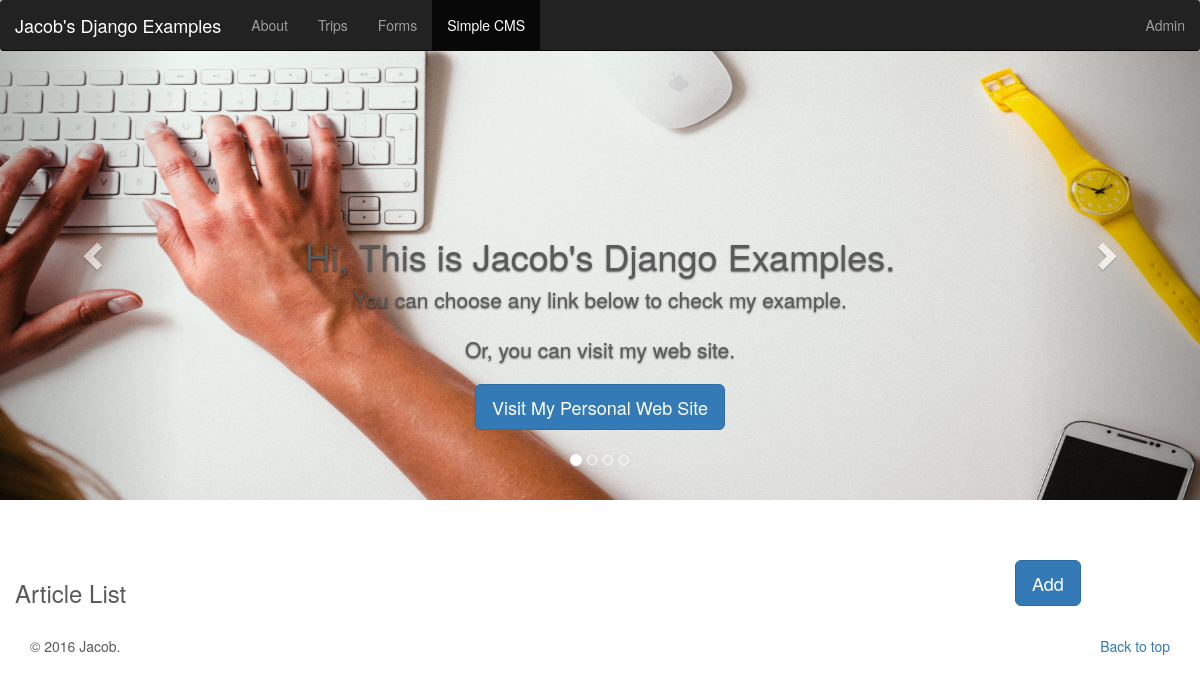
Page /Simple_CMS/ on the earlier database version.
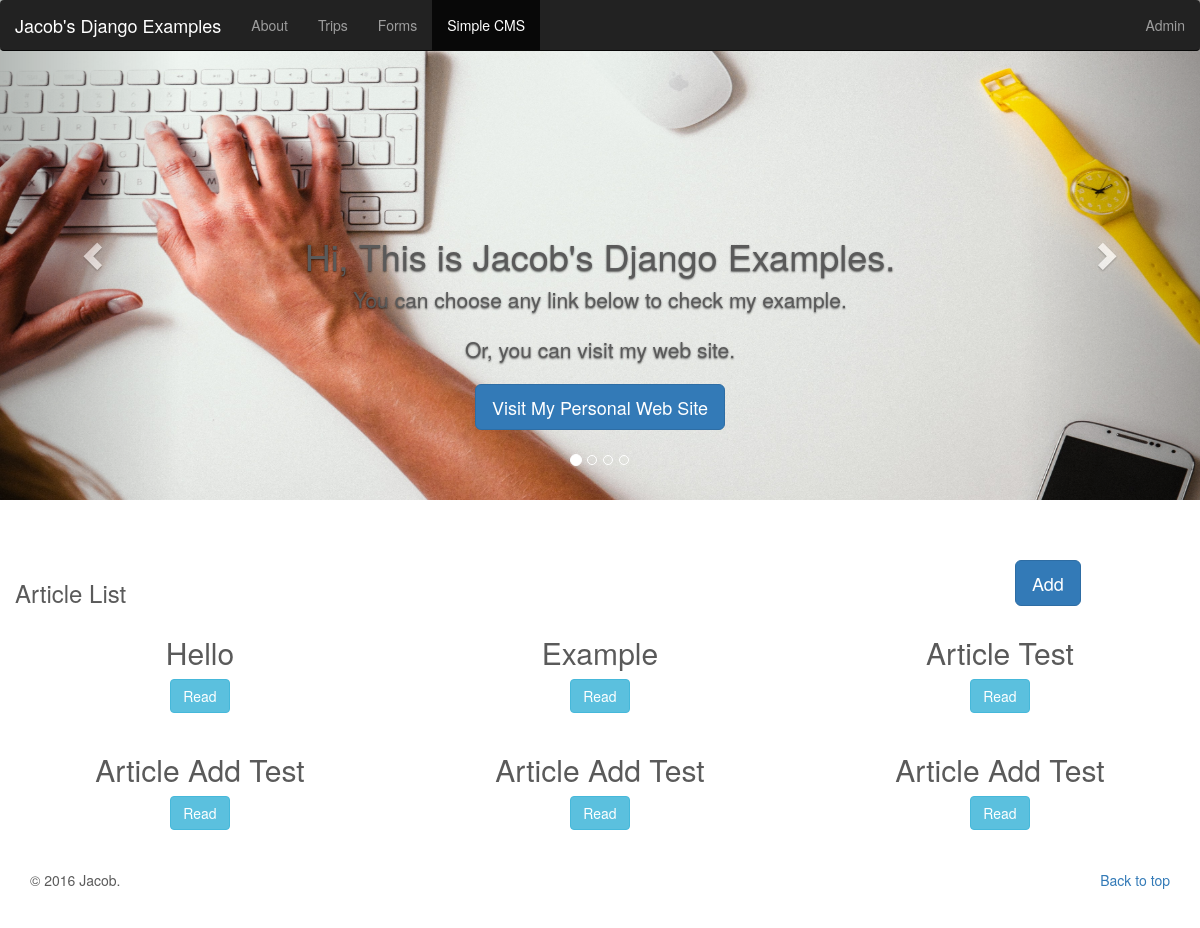
Same page on the later database version.
### Simple_CMS/models.py (models this page shows, shortened)
class Article(models.Model):
    id = models.AutoField(primary_key=True)
    Title = models.CharField(max_length=100)
    Content = models.TextField()
    created_at = models.DateTimeField(auto_now_add=True)

### Simple_CMS/views.py (the view)
# urls.py: url(r'^Simple_CMS/$', CMS_home),
def CMS_home(request):
    article_list = Article.objects.all()[:12]
    return render(request, 'Simple_CMS/home.html', locals())

### Simple_CMS/templatetags/custom_filter.py (called while the page is built)
@register.filter()
def MDParser(content):
    return mistune.markdown(content)

@register.filter()
def Remainder(num, int):
    return num % int

### templates/Simple_CMS/home.html (shortened to what this page needs)
{% extends 'base.html' %}
{% block navbar %}
{% include "navbar.html" with active_tab='Simple_CMS' %}
{% endblock %}
{% load custom_filter %}
{% block content %}
<div class="row">
    <div class="row">
        <div class="col-md-10">
            <h3>Article List</h3>
        </div>
        <div class="col-md-2">
            <a href="/Simple_CMS/add" class="btn btn-lg btn-primary" role="button">Add</a>
        </div>
    </div>
    {% for article in article_list %}
        {% if forloop.counter|Remainder:3 == 1 %}
            <div class="row">
                <div class="col-lg-4">
                    <h2>{{ article.Title }}</h2>
                    <a href="{% url 'CMS_detail' id=article.id %}" class="btn btn-md btn-info" role="button">Read</a>
                </div>
        {% elif forloop.counter|Remainder:3 == 2 %}
                <div class="col-lg-4">
                    <h2>{{ article.Title }}</h2>
                    <a href="{% url 'CMS_detail' id=article.id %}" class="btn btn-md btn-info" role="button">Read</a>
                </div>
        {% else %}
                <div class="col-lg-4">
                    <h2>{{ article.Title }}</h2>
                    <a href="{% url 'CMS_detail' id=article.id %}" class="btn btn-md btn-info" role="button">Read</a>
                </div>
            </div>
        {% endif %}
    {% endfor %}
</div>
{% endblock %}

### templates/base.html (shortened to what this page needs)
<!DOCTYPE html>
<html lang="en">
  <head>
    <link href="/static/bootstrap-3.3.7-dist/css/bootstrap.min.css" rel="stylesheet">
    <link href="/static/carousel/ie10-viewport-bug-workaround.css" rel="stylesheet">
    <link href="/static/carousel/carousel.css" rel="stylesheet">
  </head>
  <body>
    {% block navbar %}{% endblock %}
    {% include "slides.html" %}
    <div class="container marketing">
      {% block content %}{% endblock %}
      <footer>
        <p class="pull-right"><a href="#">Back to top</a></p>
        <p>&copy; 2016 Jacob.</p>
      </footer>
    </div>
  </body>
</html>

### templates/navbar.html
<div class="navbar-wrapper">
    <div class="container">
        <nav class="navbar navbar-inverse navbar-fixed-top nav-justified">
            <div class="container">
                <div class="navbar-header">
                    <a class="navbar-brand" href="/">Jacob's Django Examples</a>
                </div>
                <div id="navbar" class="navbar-collapse collapse">
                <ul class="nav navbar-nav">
                    <li {% if active_tab == "About" %} class="active" {% endif %}><a href="/">About</a></li>
                    <li {% if active_tab == "Trips" %} class="active" {% endif %}><a href="/trips/">Trips</a></li>
                    <li {% if active_tab == "Forms" %} class="active" {% endif %}><a href="/forms/">Forms</a></li>
                    <li {% if active_tab == "Simple_CMS" %} class="active" {% endif %}><a href="/Simple_CMS/">Simple CMS</a></li>
                </ul>
                <ul class="nav navbar-nav navbar-right">
                    <li><a href="/admin">Admin</a></li>
                </ul>
                </div>
            </div>
        </nav>
    </div>
</div>

### templates/slides.html (shortened to what this page needs)
<div id="myCarousel" class="carousel slide" data-ride="carousel">
  <ol class="carousel-indicators">
    <li data-target="#myCarousel" data-slide-to="0" class="active"></li>
    <li data-target="#myCarousel" data-slide-to="1"></li>
    <li data-target="#myCarousel" data-slide-to="2"></li>
    <li data-target="#myCarousel" data-slide-to="3"></li>
  </ol>
  <div class="carousel-inner" role="listbox">
   <div class="item active">
      <img class="first-slide" src="/static/figures/About.jpg" alt="First slide">
      <div class="container">
        <div class="carousel-caption">
          <h1>Hi, This is Jacob's Django Examples.</h1>
          <p>You can choose any link below to check my example.</p>
          <p>Or, you can visit my web site.</p>
          <p><a class="btn btn-lg btn-primary" href="http://chenjr-jacob.idv.tw" role="button">Visit My Personal Web Site</a></p>
        </div>
      </div>
    </div>
  </div>
  <a class="left carousel-control" href="#myCarousel" role="button" data-slide="prev">
    <span class="glyphicon glyphicon-chevron-left" aria-hidden="true"></span>
  </a>
  <a class="right carousel-control" href="#myCarousel" role="button" data-slide="next">
    <span class="glyphicon glyphicon-chevron-right" aria-hidden="true"></span>
  </a>
</div>

### templates/static/carousel/carousel.css (style rules this page uses)
body { padding-bottom: 40px; color: #5a5a5a; }
.navbar-wrapper { position: absolute; top: 0; right: 0; left: 0; z-index: 20; }
.navbar-wrapper > .container { padding-right: 0; padding-left: 0; }
.navbar-wrapper .navbar { padding-right: 15px; padding-left: 15px; }
.navbar-wrapper .navbar .container { width: auto; }
.carousel { height: 500px; margin-bottom: 60px; }
.carousel-caption { z-index: 10; color: #5a5a5a; }
.carousel .item { height: 500px; background-color: #777; }
.carousel-inner > .item > img { position: absolute; top: 0; left: 0; min-width: 100%; height: 500px; }
.marketing .col-lg-4 { margin-bottom: 20px; text-align: center; }
.marketing h2 { font-weight: normal; }
@media (min-width: 768px) { .navbar-wrapper { margin-top: 20px; } }
@media (min-width: 768px) { .navbar-wrapper .container { padding-right: 15px; padding-left: 15px; } }
@media (min-width: 768px) { .navbar-wrapper .navbar { padding-right: 0; padding-left: 0; } }
@media (min-width: 768px) { .navbar-wrapper .navbar { border-radius: 4px; } }
@media (min-width: 768px) { .carousel-caption p { margin-bottom: 20px; font-size: 21px; line-height: 1.4; } }

Differences in the rows shown:
added Article: Title "Hello"
added Article: Title "Example"
added Article: Title "Article Test"
added Article: Title "Article Add Test"
added Article: Title "Article Add Test"
added Article: Title "Article Add Test"
